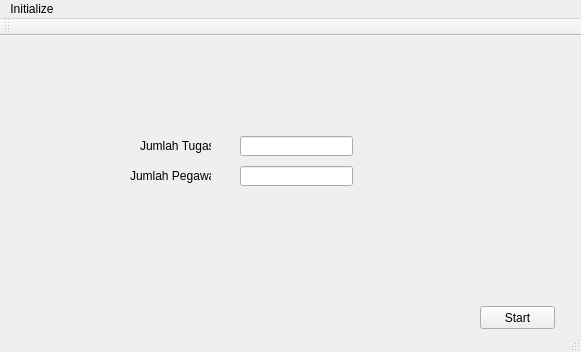
<?xml version="1.0" encoding="UTF-8"?>
<ui version="4.0">
 <class>MainWindow</class>
 <widget class="QMainWindow" name="MainWindow">
  <property name="geometry">
   <rect>
    <x>0</x>
    <y>0</y>
    <width>581</width>
    <height>352</height>
   </rect>
  </property>
  <property name="windowTitle">
   <string>MainWindow</string>
  </property>
  <widget class="QWidget" name="centralWidget">
   <widget class="QPushButton" name="pushButton">
    <property name="geometry">
     <rect>
      <x>480</x>
      <y>270</y>
      <width>75</width>
      <height>23</height>
     </rect>
    </property>
    <property name="text">
     <string>Start</string>
    </property>
   </widget>
   <widget class="QLineEdit" name="lineEdit">
    <property name="geometry">
     <rect>
      <x>240</x>
      <y>100</y>
      <width>113</width>
      <height>20</height>
     </rect>
    </property>
   </widget>
   <widget class="QLineEdit" name="lineEdit_2">
    <property name="geometry">
     <rect>
      <x>240</x>
      <y>130</y>
      <width>113</width>
      <height>20</height>
     </rect>
    </property>
   </widget>
   <widget class="QLabel" name="label">
    <property name="geometry">
     <rect>
      <x>140</x>
      <y>100</y>
      <width>71</width>
      <height>20</height>
     </rect>
    </property>
    <property name="text">
     <string>Jumlah Tugas :</string>
    </property>
   </widget>
   <widget class="QLabel" name="label_2">
    <property name="geometry">
     <rect>
      <x>130</x>
      <y>130</y>
      <width>81</width>
      <height>20</height>
     </rect>
    </property>
    <property name="text">
     <string>Jumlah Pegawai :</string>
    </property>
   </widget>
  </widget>
  <widget class="QMenuBar" name="menuBar">
   <property name="geometry">
    <rect>
     <x>0</x>
     <y>0</y>
     <width>581</width>
     <height>21</height>
    </rect>
   </property>
   <widget class="QMenu" name="menuInitialize">
    <property name="title">
     <string>Initialize</string>
    </property>
   </widget>
   <addaction name="menuInitialize"/>
  </widget>
  <widget class="QToolBar" name="mainToolBar">
   <attribute name="toolBarArea">
    <enum>TopToolBarArea</enum>
   </attribute>
   <attribute name="toolBarBreak">
    <bool>false</bool>
   </attribute>
  </widget>
  <widget class="QStatusBar" name="statusBar"/>
 </widget>
 <layoutdefault spacing="6" margin="11"/>
 <resources/>
 <connections/>
</ui>
